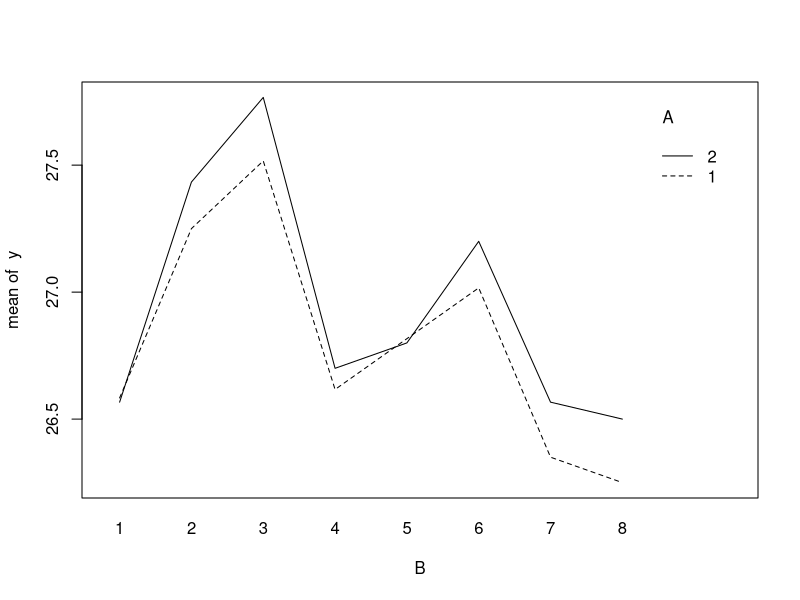
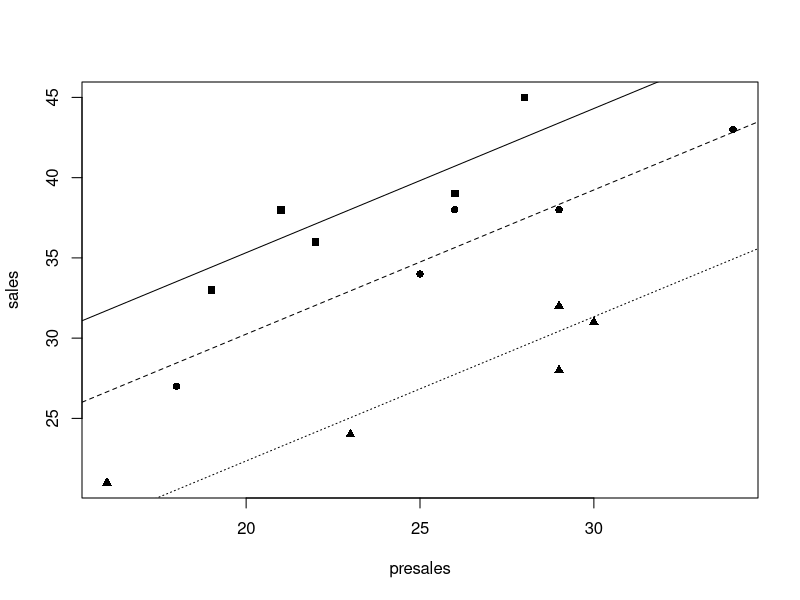

Reproduce these figures in R, in order.
## ---- chunk 1
mixed.test = function(A,B,y)
{
  av=anova(lm(y~A*B))
  F.a = av$`Mean Sq`[1]/av$`Mean Sq`[3]
  p.value = pf(F.a,df1=av$Df[1],df2=av$Df[3],lower.tail = FALSE)
  table1 = matrix(c(av$`Sum Sq`[1],av$`Sum Sq`[2],av$`Sum Sq`[3],av$`Sum Sq`[4],
                    av$Df[1],av$Df[2],av$Df[3],av$Df[4],
                    av$`Mean Sq`[1],av$`Mean Sq`[2],av$`Mean Sq`[3],av$`Mean Sq`[4]),nrow = 4)
  dimnames(table1) = list(c("Fixed Effect A","Random Effect B","Interaction AB","Error"),
                          c("SS","df","MS"))
  print(table1)
  
  table2 = matrix(c(F.a,p.value),nrow = 1)
  dimnames(table2) = list(c(""),c("F-test for fixed effect","p-value"))
  print(table2)
  
  a=nlevels(A)
  b=nlevels(B)
  n=length(y) / a / b
  
  var.hat = av$`Mean Sq`[4]
  var.interaction.hat = (av$`Mean Sq`[3]-av$`Mean Sq`[4])/n
  var.block = (av$`Mean Sq`[2]-av$`Mean Sq`[3])/n/a
  
  table3 = matrix(c(var.hat,var.interaction.hat,var.block),nrow=1)
  dimnames(table3) = list(c(""),c("error.var","interaction.var","block.var"))
  print(table3)
}
## ---- chunk 2
library("readxl")
#library("lme4")
library("lmerTest")

data = read_excel("exam2data.xlsx")
A = as.factor(na.omit(data$caliper)) # fixed effect
B = as.factor(na.omit(data$ball.bearing)) # random effect
y = na.omit(data$diameter) # response
head(data.frame(caliper=A,ball.bearing=B,diameter=y))

# fixed effect tau1 + tau2 + tau3 = 0 (for calipers)
contrasts(A)=contr.sum

random.mod = lmer(y ~ (1|B) + A)

# the anova command is used to compute the test for fixed effects.
anova(random.mod)
## ---- chunk 3
print(VarCorr(random.mod),comp="Variance")
## ---- chunk 4
est = coef(summary(random.mod))[1:3,1]
est.tau.hat = c(est,0-sum(est[2:3]))
names(est.tau.hat) = c("mu","tau1","tau2","tau3")
round(est.tau.hat,digits=3)
## ---- chunk 5
A = as.factor(na.omit(data$device)) # fixed effect
B = as.factor(na.omit(data$ball)) # random effect
y = na.omit(data$measurement) # response
contrasts(A)=contr.sum
head(data.frame(caliper=A,ball=B,measurement=y))

interaction.plot(B,A,y)
mixed.mod = lmer(y ~ A + (1|B) + (1|A:B))
anova(mixed.mod)
## ---- chunk 6
mixed.test(A,B,y)
## ---- chunk 7
nested.test = function(A,B,y)
{
  av=anova(lm(y~A/B))
  ss.A = av$`Sum Sq`[1]
  ss.B = av$`Sum Sq`[2]
  ss.error = av$`Sum Sq`[3]
  df.A = av$Df[1]
  df.B = av$Df[2]
  df.error = av$Df[3]
  ms.A = ss.A / df.A
  ms.B = ss.B / df.B
  ms.error = ss.error / df.error
  F.a = ms.A / ms.B
  p.value = pf(F.a,df1=df.A,df2=df.B,lower.tail = FALSE)
  table1 = matrix(c(ss.A,ss.B,ss.error,
                    df.A,df.B,df.error,
                    ms.A,ms.B,ms.error),nrow = 3)
  dimnames(table1) = list(c("Fixed Effect A","Random Effect B(A)","Error"),
                          c("SS","df","MS"))
  print(table1)
  
  table2 = matrix(c(F.a,p.value),nrow = 1)
  dimnames(table2) = list(c(""),c("F-test for fixed effect","p-value"))
  print(table2)
  
  a=nlevels(A)
  b=nlevels(B)
  n=length(y) / a / b
  
  var.hat = ms.error
  var.B.hat = (ms.B - ms.error) / n
  
  table3 = matrix(c(var.hat,var.B.hat),nrow=1)
  dimnames(table3) = list(c(""),c("error.var","B.var"))
  print(table3)
}
## ---- chunk 8
A = as.factor(na.omit(data$machine))
B = as.factor(na.omit(data$operator))
y = na.omit(data$cases)
nested.test(A,B,y)
## ---- chunk 9
prom = as.factor(na.omit(data$promotion)) # factor A
presales = na.omit(data$presales)         # predictor x
sales = na.omit(data$sales)               # response

ancova.mod = lm(sales ~ presales + prom)
est = coef(ancova.mod)
b1 = est[2]
b0 = c(est[1],est[1]+est[3],est[1]+est[4])

reg.funcs = matrix(c(b0,rep(b1,3)),nrow = 3)
dimnames(reg.funcs)=list(c("prom 1","prom 2","prom 3"),c("intercept","slope")) 
reg.funcs

# scatterplot
plot(presales[prom==1],sales[prom==1],xlab='presales',ylab='sales', pch=15,
     xlim=c(min(presales),max(presales)),
     ylim=c(min(sales),max(sales)))
points(presales[prom==2],sales[prom==2], pch=16)
points(presales[prom==3],sales[prom==3], pch=17)

abline(b0[1],b1,lty=1)
abline(b0[2],b1,lty=2)
abline(b0[3],b1,lty=3)
## ---- chunk 10
anova(ancova.mod)
## ---- chunk 11
library("lsmeans")
library("car")

xbar.prom = aggregate(presales, by=list(prom), FUN=mean)
ybar.prom = aggregate(sales, by=list(prom), FUN=mean)[2]
means.table = cbind(xbar.prom,ybar.prom)
colnames(means.table) = c("prom","presales.mean","sales.mean")
means.table

# overall mean
mean(presales)

# compute least squares means for adjusted means. 
lsmeans(ancova.mod,pairwise ~ prom,adjust="none")$lsmeans
## ---- chunk 12
mixed.test = function(A,B,y)
{
  av=anova(lm(y~A*B))
  F.a = av$`Mean Sq`[1]/av$`Mean Sq`[3]
  p.value = pf(F.a,df1=av$Df[1],df2=av$Df[3],lower.tail = FALSE)
  table1 = matrix(c(av$`Sum Sq`[1],av$`Sum Sq`[2],av$`Sum Sq`[3],av$`Sum Sq`[4],
                    av$Df[1],av$Df[2],av$Df[3],av$Df[4],
                    av$`Mean Sq`[1],av$`Mean Sq`[2],av$`Mean Sq`[3],av$`Mean Sq`[4]),nrow = 4)
  dimnames(table1) = list(c("Fixed Effect A","Random Effect B","Interaction AB","Error"),
                          c("SS","df","MS"))
  print(table1)
  
  table2 = matrix(c(F.a,p.value),nrow = 1)
  dimnames(table2) = list(c(""),c("F-test for fixed effect","p-value"))
  print(table2)
  
  a=nlevels(A)
  b=nlevels(B)
  n=length(y) / a / b
  
  var.hat = av$`Mean Sq`[4]
  var.interaction.hat = (av$`Mean Sq`[3]-av$`Mean Sq`[4])/n
  var.block = (av$`Mean Sq`[2]-av$`Mean Sq`[3])/n/a
  
  table3 = matrix(c(var.hat,var.interaction.hat,var.block),nrow=1)
  dimnames(table3) = list(c(""),c("error.var","interaction.var","block.var"))
  print(table3)
}

nested.test = function(A,B,y)
{
  av=anova(lm(y~A/B))
  ss.A = av$`Sum Sq`[1]
  ss.B = av$`Sum Sq`[2]
  ss.error = av$`Sum Sq`[3]
  df.A = av$Df[1]
  df.B = av$Df[2]
  df.error = av$Df[3]
  ms.A = ss.A / df.A
  ms.B = ss.B / df.B
  ms.error = ss.error / df.error
  F.a = ms.A / ms.B
  p.value = pf(F.a,df1=df.A,df2=df.B,lower.tail = FALSE)
  table1 = matrix(c(ss.A,ss.B,ss.error,
                    df.A,df.B,df.error,
                    ms.A,ms.B,ms.error),nrow = 3)
  dimnames(table1) = list(c("Fixed Effect A","Random Effect B(A)","Error"),
                          c("SS","df","MS"))
  print(table1)
  
  table2 = matrix(c(F.a,p.value),nrow = 1)
  dimnames(table2) = list(c(""),c("F-test for fixed effect","p-value"))
  print(table2)
  
  a=nlevels(A)
  b=nlevels(B)
  n=length(y) / a / b
  
  var.hat = ms.error
  var.B.hat = (ms.B - ms.error) / n
  
  table3 = matrix(c(var.hat,var.B.hat),nrow=1)
  dimnames(table3) = list(c(""),c("error.var","B.var"))
  print(table3)
}
